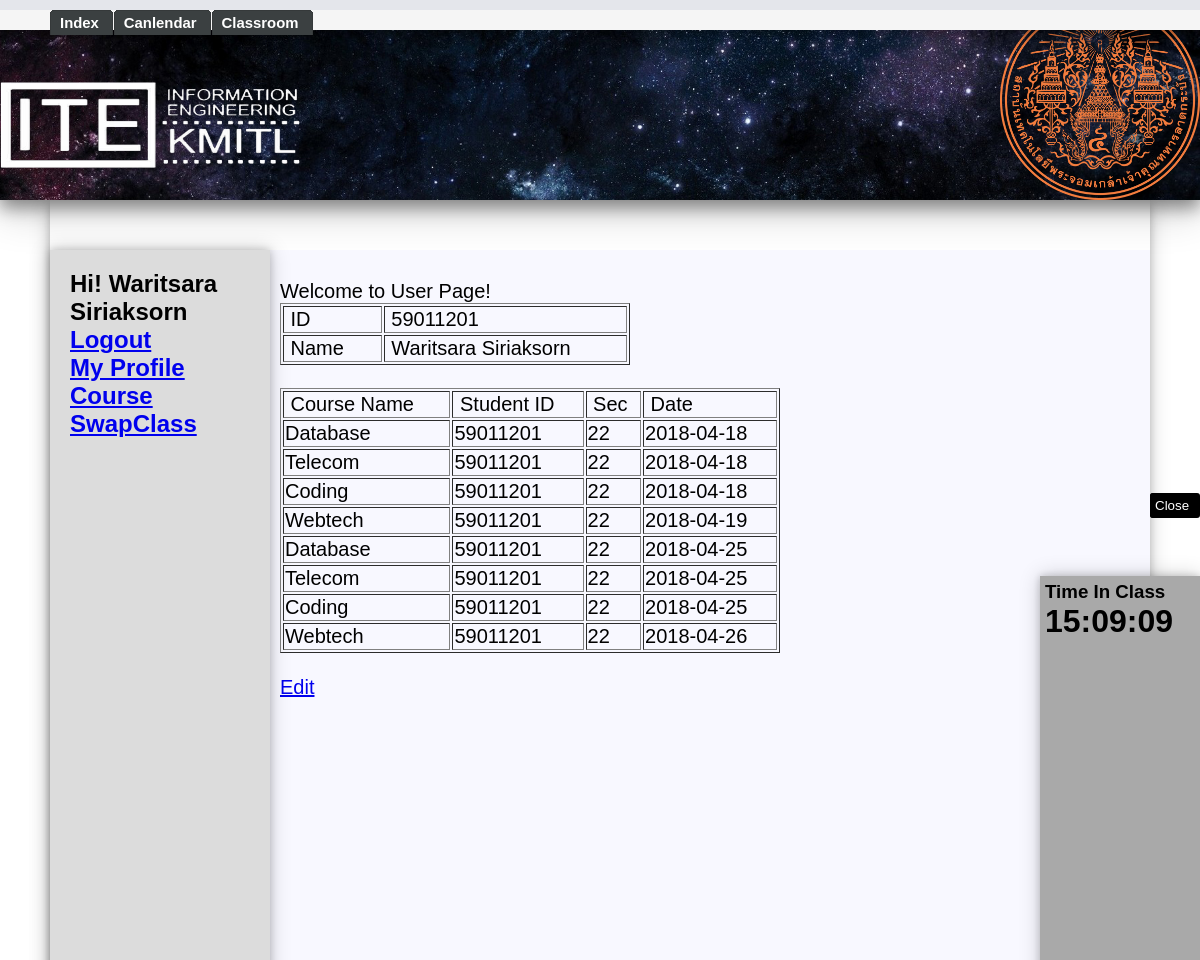
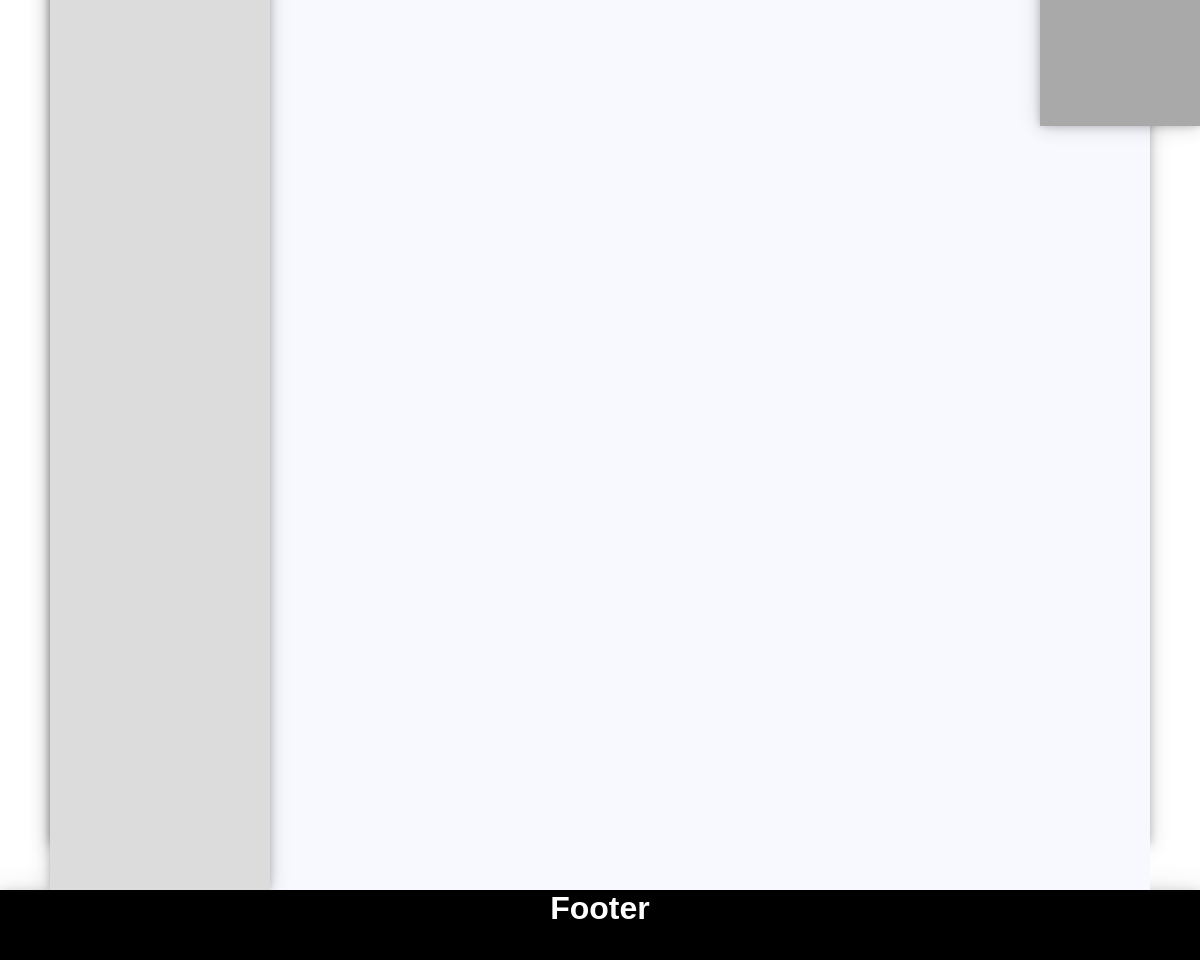
/student_course.php (signed in), run on the app's committed database (2 pictures, top to bottom).
### tables this page shows
CREATE TABLE `studentt` (
  `ID` int(11) NOT NULL,
  `Fname` varchar(32) DEFAULT NULL,
  `Lname` varchar(32) DEFAULT NULL,
  `Faculty` varchar(60) DEFAULT NULL,
  `Major` varchar(255) DEFAULT NULL,
  `Birthdate` date DEFAULT NULL,
  `Gender` varchar(10) DEFAULT NULL,
  `Phone` varchar(12) DEFAULT NULL,
  `Email` varchar(32) DEFAULT NULL
);

CREATE TABLE `studentcourse` (
  `ID` int(11) NOT NULL,
  `course_ID` int(11) DEFAULT NULL,
  `student_ID` int(11) DEFAULT NULL,
  `sec` int(11) DEFAULT NULL,
  `date_date` date DEFAULT NULL
);

CREATE TABLE `course` (
  `ID` int(11) NOT NULL,
  `course_name` varchar(100) DEFAULT NULL,
  `Credit` smallint(6) DEFAULT NULL,
  `Teacher_ID` int(11) DEFAULT NULL
);

### student_course.php (the view, shortened to what this page needs)
<?php
        include("config.php");
	$strSQL = "SELECT * FROM studentt WHERE ID = '".$_SESSION['ID']."' ";
	$objQuery = mysqli_query($objCon,$strSQL);
	$objResult = mysqli_fetch_array($objQuery,MYSQLI_ASSOC);
?>
<!DOCTYPE html>
<html>
    <head>
        <link rel="stylesheet" type="text/css" href="css/themeMax.css">
        <link rel="stylesheet" href="css/menu.css" type="text/css" />
    </head>
    <body onload="startTime()">
        <nav>
            <div id="tabs">
                <?php include 'php/menutop.php';?>
            </div>
            </nav>
        <header class="header">
            <?php include 'php/head.php';?>
        </header>
        <div id="container">
            <div class="closeFloating" >
             <a onclick="onOffbar()"><button id="textCloseFloating">Close</button></a>
            </div>
            <div id="floatingMenu">
            <?php include'php/timeInClass.php';?>
            </div>
             <article >
                  <div class="content">
                  Welcome to User Page! <br>
   <table border="1" style="width: 350px">
    <tbody>
      <tr>
        <td width="87"> &nbsp;ID</td>
        <td width="220"><?php echo '&nbsp;',$objResult["ID"];?>
        </td>
      </tr>
      <tr>
        <td> &nbsp;Name</td>
        <td><?php echo '&nbsp;',$objResult["Fname"]." ".$objResult["Lname"];?></td>
      </tr>
         </tbody>
  </table>
                      <table border="1" style="width: 500px">
    <tbody>
        <tr>
        <td> &nbsp;Course Name</td>
        <td> &nbsp;Student ID </td>
            <td> &nbsp;Sec</td>
            <td> &nbsp;Date</td>
      </tr>
        <br>
<?php
$sql="SELECT course.course_name,studentcourse.student_ID,studentcourse.sec,studentcourse.date_date FROM studentcourse,course WHERE studentcourse.student_ID='".$_SESSION['ID']."' AND studentcourse.course_ID= course.ID ORDER BY studentcourse.date_date";
if ($result=mysqli_query($objCon,$sql))
  {
  while ($row=mysqli_fetch_row($result))
    {
      echo "<tr>";
      echo "<td>".$row[0]."</td>";
      echo "<td>".$row[1]."</td>";
      echo "<td>".$row[2]."</td>";
      echo "<td>".$row[3]."</td>";
      echo "</tr>";
    }
}
?>
    </tbody>
  </table>
  <br>
  <a href="edit_profile.php">Edit</a><br>
  <br>
                 </div>
            </article>
            <aside >
                <div id=asidemenu>
                <?php include 'php/menuright.php';?>
                </div>
            </aside>
        </div>
        <footer>
                <h1>Footer</h1>
            </footer>
    </body>
</html>

### php/menuright.php (shortened to what this page needs)
 <?php
                if(isset($_SESSION['ID'])){
                    if($_SESSION['Status']=="Teacher"){
                        $sql = "teachert";
                        $link2 ="teacher_page.php";
 			        $link3 ="teacher_course.php";
                    $link4 ="teacher_swap.php";
                    }
                    else{
                        $sql ="studentt";
                        $link2 ="student_page.php";
			$link3 ="student_course.php";
			$link4 ="student_swap.php";
                    }
                    $strSQL = "SELECT * FROM ".$sql." WHERE ID = '".$_SESSION['ID']."' ";
	                $objQuery = mysqli_query($objCon,$strSQL);
	                $objResult = mysqli_fetch_array($objQuery,MYSQLI_ASSOC);
               echo "<h1>Hi! ".$objResult["Fname"]."<br>".$objResult["Lname"]."</h1>";
                $button1 = "Logout";
                $button2 = "My Profile";
                $link1 = "logout.php";
                }
                echo  "<a href=".$link1."><h1>".$button1."</h1></a>";
                echo  "<a href=".$link2."><h1>".$button2."</h1></a>";
                echo  "<a href=".$link3."><h1>Course</h1></a>";
                echo  "<a href=".$link4."><h1>SwapClass</h1></a>";
?>

### css/themeMax.css (style rules this page uses)
* { margin:0; font-family: 'Muli', sans-serif; }
#container { margin: 0 auto; width: 1100px; height: 1600px; box-shadow: 0 4px 8px 0 rgba(0, 0, 0, 0.2), 0 6px 20px 0 rgba(0, 0, 0, 0.19); }
nav { text-align:center; background-color: whitesmoke; width: 100%; height: 30px; position: fixed; box-shadow: 0 4px 8px 0 rgba(0, 0, 0, 0.2), 0 6px 20px 0 rgba(0, 0, 0, 0.19); }
header { text-align:left; background-color: gray; height: 200px; background-image:url("../images/stars.jpg"); background-size: cover; background-repeat: no-repeat; background-position: right; font-size: 60px; color:white; box-shadow: 0 8px 16px 0 rgba(0, 0, 0, 0.4), 0 12px 40px 0 rgba(0, 0, 0, 0.19); }
aside { text-align:left; background-color: gainsboro; width: 20%; float: left; height: 100%; box-shadow: 0 0 8px 0 rgba(0, 0, 0, 0.2), 0 0 20px 0 rgba(0, 0, 0, 0.19); }
#asidemenu { padding-top: 20px; padding-left: 20px; font-size:16px; }
article { background-color: ghostwhite; float: right; width: 80%; height: 100%; }
.content { font-family: 'Muli', sans-serif; margin-left: 10px; margin-top: 30px; font-size: 20px; }
footer { text-align:center; color:white; background-color:black; width: 100%; height: 70px; clear: both; box-shadow: 0 8px 16px 0 rgba(0, 0, 0, 0.4), 0 12px 40px 0 rgba(0, 0, 0, 0.19); }
#floatingMenu { font-family: sans-serif; background-color:darkgray; padding: 5px;; width: 150px; height: 500px; z-index: 100; position: fixed; right: 0px; top: 30%; box-shadow: 0 0 8px 0 rgba(0, 0, 0, 0.2), 0 0 20px 0 rgba(0, 0, 0, 0.19); }
.closeFloating { font-family: sans-serif; width: 50px; z-index: 100; position: fixed; right: 0px; background-color: black; align-content: center; color:white; font-size: 3px; border-radius: 3px; bottom: 73% }
button { padding: 5px; background-color:black; color:white; border: none; border-radius: 3px; }

### css/menu.css (style rules this page uses)
#tabs { font: bold 11px/1.5em Verdana; width:100%; background:#E4E6EB; font-size:93%; line-height:normal; }

### data on the page
studentt: ID "59011201", Fname "Waritsara", Lname "Siriaksorn"
studentcourse: course_ID.course_name "Database", student_ID "59011201", sec "22", date_date "2018-04-18"
studentcourse: course_ID.course_name "Telecom", student_ID "59011201", sec "22", date_date "2018-04-18"
studentcourse: course_ID.course_name "Coding", student_ID "59011201", sec "22", date_date "2018-04-18"
studentcourse: course_ID.course_name "Webtech", student_ID "59011201", sec "22", date_date "2018-04-19"
studentcourse: course_ID.course_name "Database", student_ID "59011201", sec "22", date_date "2018-04-25"
studentcourse: course_ID.course_name "Telecom", student_ID "59011201", sec "22", date_date "2018-04-25"
studentcourse: course_ID.course_name "Coding", student_ID "59011201", sec "22", date_date "2018-04-25"
studentcourse: course_ID.course_name "Webtech", student_ID "59011201", sec "22", date_date "2018-04-26"

### other printed values
$button1 "Logout"
$button2 "My Profile"
